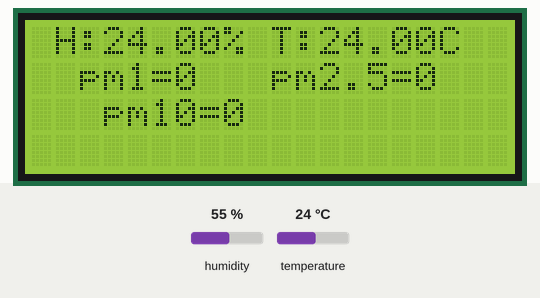
A sketch run on a simulated ESP32. Parts: 20×4 character LCD. The test bench sets the inputs (shaded band); at power-on: humidity 55 %, temperature 24 °C. WiFi joins after 1.5 s; servers stay silent unless stated; no radio packets arrive unless stated; what the sketch prints to the serial monitor is not drawn.

Above: at 63.0 s.

The sketch:

INDO_project.ino
```cpp
#include <Wire.h>
#include "LiquidCrystal_I2C.h"
#include <SPI.h>
#include <LoRa.h>

LiquidCrystal_I2C lcd(0x27, 20, 4);  // set the LCD address to 0x27 for a 16 chars and 2 line display

/*************************************************************

  This example shows how value can be pushed from Arduino to
  the Blynk App.

  WARNING :
  For this example you'll need Adafruit DHT sensor libraries:
    https://github.com/adafruit/Adafruit_Sensor
    https://github.com/adafruit/DHT-sensor-library

  App project setup:
    Value Display widget attached to V5
    Value Display widget attached to V6
 *************************************************************/
#define BLYNK_PRINT Serial
#include <BlynkSimpleEsp32.h>
#include <WiFi.h>
#include <WiFiClient.h>
//#include <TridentTD_LineNotify.h>
#include <DHT.h>
#include <SoftwareSerial.h>
#include <Wire.h>
SoftwareSerial mySerial(16, 17);  // RX, TX
unsigned int pm1 = 0;
unsigned int pm2_5 = 0;
unsigned int pm10 = 0;
float t = 0;
float h = 0;


#define RXD2 16
#define TXD2 17


// ESP32 --> Pantower PMS7003
// 26    --> RX
// 25    --> TX
// GND   -->

// Template ID, Device Name and Auth Token are provided by the Blynk.Cloud
// See the Device Info tab, or Template settings
//#define BLYNK_TEMPLATE_ID           "TMPLxxxxxx"
//#define BLYNK_DEVICE_NAME           "Device"
#define BLYNK_AUTH_TOKEN "ugC8Vv96e6aL_eln-X4zSRnP4_Lw19t8"
// Comment this out to disable prints and save space
char auth[] = BLYNK_AUTH_TOKEN;

// Your WiFi credentials.
// Set password to "" for open networks.
#define ssid "Space AC"    // ชื่อ Wifi
#define pass "0632317613"  // รหัส Wifi

#define DHTPIN 26  // What digital pin we're connected to

// Uncomment whatever type you're using!
//#define DHTTYPE DHT11     // DHT 11
#define DHTTYPE DHT22  // DHT 22, AM2302, AM2321
//#define DHTTYPE DHT21   // DHT 21, AM2301

DHT dht(DHTPIN, DHTTYPE);
BlynkTimer timer;

// This function sends Arduino's up time every second to Virtual Pin (5).
// In the app, Widget's reading frequency should be set to PUSH. This means
// that you define how often to send data to Blynk App.

//**************************************************
void sendSensor1() {
  int index = 0;
  char value;
  char previousValue;

  while (mySerial.available()) {
    value = mySerial.read();
    if ((index == 0 && value != 0x42) || (index == 1 && value != 0x4d)) {
      Serial.println("Cannot find the data header.");
      break;
    }

    if (index == 4 || index == 6 || index == 8 || index == 10 || index == 12 || index == 14) {
      previousValue = value;
    } else if (index == 5) {
      pm1 = 256 * previousValue + value;
      Serial.print("{ ");
      Serial.print("\"pm1\": ");
      Serial.print(pm1);
      Serial.print(" ug/m3");
      Serial.print(", ");
    } else if (index == 7) {
      pm2_5 = 256 * previousValue + value;
      Serial.print("\"pm2_5\": ");
      Serial.print(pm2_5);
      Serial.print(" ug/m3");
      Serial.print(", ");
    } else if (index == 9) {
      pm10 = 256 * previousValue + value;
      Serial.print("\"pm10\": ");
      Serial.print(pm10);
      Serial.print(" ug/m3");
    } else if (index > 15) {
      break;
    }
    index++;
  }
  while (mySerial.available()) mySerial.read();
  Serial.println(" }");
  Blynk.virtualWrite(V0, pm1);    // ทำ virtual ที่ v5 โดยรับค่าความชืน
  Blynk.virtualWrite(V1, pm2_5);  // ทำ virtual ที่ v6  โดยรับค่าความอุณหภูมิ
  Blynk.virtualWrite(V2, pm10);
  delay(1000);
  //*********************************
  //***********************************
  h = dht.readTemperature();
  t = dht.readTemperature();  // or dht.readTemperature(true) for Fahrenheit

  if (isnan(h) || isnan(t)) {
    // Serial.println("Failed to read from DHT sensor!");
    return;
  }
  lcd.setCursor(3, 0);
  lcd.print(h);
  lcd.setCursor(1, 0);
  lcd.print("H:");
  lcd.setCursor(8, 0);
  lcd.print("%");
  //////////////////////////////////////////////////
  lcd.setCursor(12, 0);
  lcd.print(t);
  lcd.setCursor(10, 0);
  lcd.print("T:");
  lcd.setCursor(17, 0);
  lcd.print("C");
  //////////////////////////////////////////////////
  lcd.setCursor(6, 1);
  lcd.print(pm1);
  lcd.setCursor(2, 1);
  lcd.print("pm1=");
  //////////////////////////////////////////////////
  lcd.setCursor(16, 1);
  lcd.print(pm2_5);
  lcd.setCursor(10, 1);
  lcd.print("pm2.5=");
  //////////////////////////////////////////////////
  lcd.setCursor(8, 2);
  lcd.print(pm10);
  lcd.setCursor(3, 2);
  lcd.print("pm10=");
  //////////////////////////////////////////////////

  // You can send any value at any time.
  // Please don't send more that 10 values per second.
  Blynk.virtualWrite(V5, h);
  Blynk.virtualWrite(V6, t);
  //***************************************************
  //**********************************************
}
//******************************************
int vibration;
void sendSensor2() {
  vibration = analogRead(35);
  delay(100);
  Blynk.virtualWrite(V7, vibration);
  Serial.println(vibration);
}

//*********************************************
int carbon;
void sendSensor3() {
  carbon = analogRead(34);
  delay(50);
  Blynk.virtualWrite(V8, carbon);
  Serial.println(carbon);
}
//*********************************************8


////////////////////////////////////////////////////////////////////////////

#include <TridentTD_LineNotify.h>
#define LINE_TOKEN "EPGdguCojJ8ma0uGF3DIQOAUFuRfDTM5UcwkLVHMEUc"
#define TX 1
#define RX 3


void setup() {
  //initialize Serial Monitor
  Serial.begin(9600);
  while (!Serial)
    ;
  Serial.println("LoRa Receiver");

  //setup LoRa transceiver module
  LoRa.setPins(TX,RX);

  //replace the LoRa.begin(---E-) argument with your location's frequency
  //433E6 for Asia
  //866E6 for Europe
  //915E6 for North America
  while (!LoRa.begin(433E6)) {
    Serial.println(".");
    delay(500);
  }
  // Change sync word (0xF3) to match the receiver
  // The sync word assures you don't get LoRa messages from other LoRa transceivers
  // ranges from 0-0xFF
  LoRa.setSyncWord(0xF3);
  Serial.println("LoRa Initializing OK!");

// Debug console
  {
  Serial.begin(9600);
  while (!Serial)
    ;
  mySerial.begin(9600);

  //  Serial.begin(9600);
  //  SerialPMS.begin(9600, SERIAL_8N1, RXD2, TXD2);
  //  pms.passiveMode();
  // Blynk.begin(auth, ssid, pass);
  // You can also specify server:
  // Blynk.begin(auth, ssid, pass, "blynk.cloud", 80);
  // Blynk.begin(auth, ssid, pass, IPAddress(192,168,1,100), 8080);
  Blynk.begin(auth, ssid, pass, "blynk.iot-cm.com", 8080);
  lcd.begin();
  lcd.backlight();
  dht.begin();

  // Setup a function to be called every second
  timer.setInterval(1000L, sendSensor1);
  timer.setInterval(1500L, sendSensor2);
  timer.setInterval(2000L, sendSensor3);
  }

//  timer.setInterval(4000L, sendSensor4);
/////////////////////////////////////////////////////////////////////////////////////////
 {
  Serial.begin(115200);
  Serial.println(LINE.getVersion());
  WiFi.begin(ssid, pass);
  Serial.printf("WiFi connecting ", ssid);
  while (WiFi.status() != WL_CONNECTED) {
    Serial.print(".");
    delay(500);
  }
  Serial.printf("\nWiFi connected\nIP : ");
  Serial.println(WiFi.localIP());
  LINE.setToken(LINE_TOKEN);
 }
}

void loop() {
  // try to parse packet
  int packetSize = LoRa.parsePacket();
  if (packetSize) {
    // received a packet
    Serial.print("Received packet '");

    // read packet
    while (LoRa.available()) {
      String LoRaData = LoRa.readString();
      Serial.print(LoRaData);
    }

    // print RSSI of packet
    Serial.print("' with RSSI ");
    Serial.println(LoRa.packetRssi());
  }
  if (t > 40) {
    LINE.notify("Caution: Over Temperature ");
    LINE.notifySticker(4, 274);
    Serial.print("Temperature Warning");
    delay(30000);
  }

  if (vibration > 2) {
    LINE.notify("Warning: Earthquake");
    Serial.print("Earthquake Warning");
    delay(30000);
  }
  if (carbon > 1500) {
    LINE.notify("Caution: Over Carbon Dioxide ");
    Serial.print("Carbon Dioxide Warning");
    delay(30000);
  }
  if (pm2_5 > 100) {
    LINE.notify("Caution: High dust");
    Serial.print("High dust Warning");
    delay(30000);
    digitalWrite(13, HIGH);
  } else {
    digitalWrite(13, LOW);
  }
  Blynk.run();
  timer.run();
  LINE.notify("\nTemperature : " + String(t) + "°C\n" + "Humidity : " + String(h) + "%\n" + "Vibration : " + String(vibration) + " richter\n" + "Carbon Dioxide : " + String(carbon) + " ppm\n" + "PM2.5 : " + String(pm2_5) + " AQI");
  Serial.print("Send normal data");
  delay(60000);
}
```
